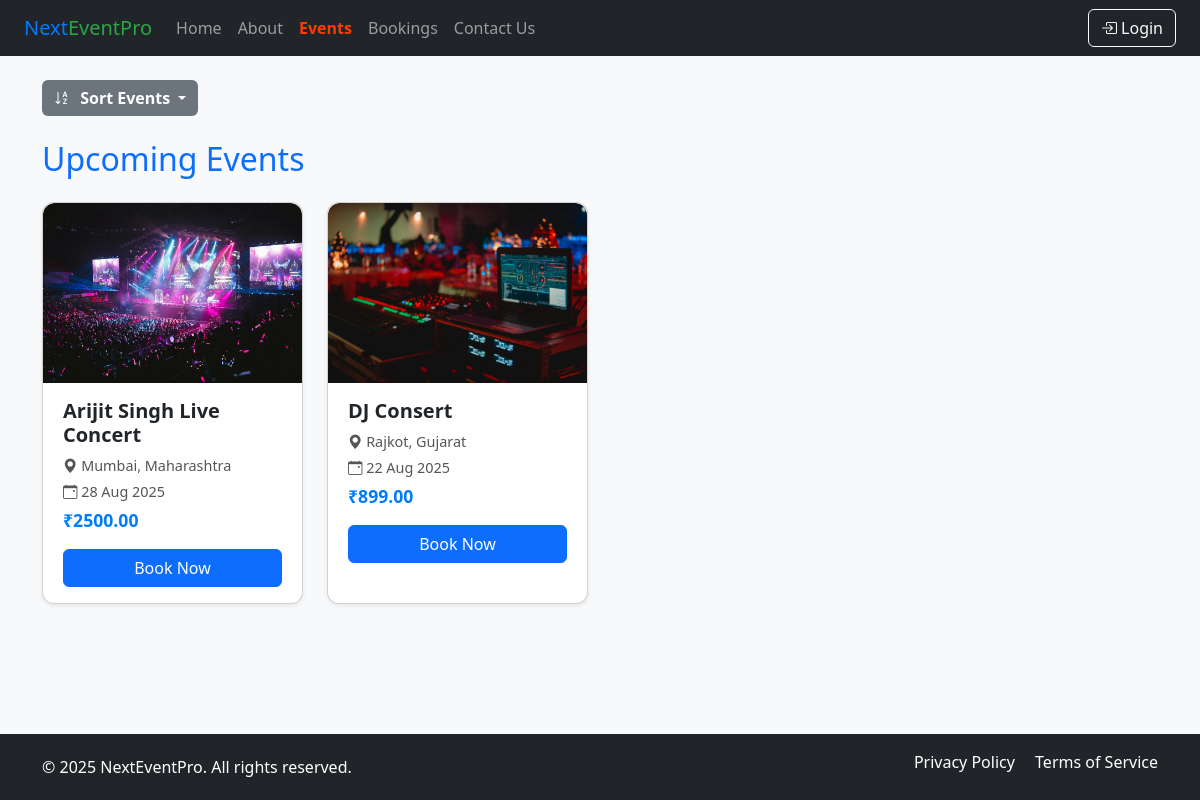
/event.php, run on the app's committed database.
### tables this page shows
CREATE TABLE `events` (
  `id` int(11) NOT NULL,
  `title` varchar(255) NOT NULL,
  `description` text NOT NULL,
  `city_id` int(11) NOT NULL,
  `address` text NOT NULL,
  `event_date` date NOT NULL,
  `total_seats` int(11) NOT NULL,
  `available_seats` int(11) NOT NULL,
  `price` decimal(10,2) NOT NULL,
  `category` varchar(100) NOT NULL,
  `status` varchar(20) NOT NULL,
  `image` varchar(255) NOT NULL,
  `created_at` timestamp NOT NULL DEFAULT current_timestamp()
);

CREATE TABLE `city` (
  `id` int(11) NOT NULL,
  `city_name` varchar(100) NOT NULL,
  `state` varchar(100) NOT NULL
);

### event.php (the view, shortened to what this page needs)
<?php
$conn = mysqli_connect("localhost", "root", "", "event_booking");
$result = $conn->query("SELECT events.*, city.city_name, city.state FROM events
                        JOIN city ON events.city_id = city.id WHERE events.status='Active'
                        ORDER BY events.created_at DESC");
?>
<!DOCTYPE html>
<html lang="en">
<head>
    <link href="https://cdn.jsdelivr.net/npm/bootstrap@5.3.0/dist/css/bootstrap.min.css" rel="stylesheet" />
    <link href="https://cdn.jsdelivr.net/npm/bootstrap-icons@1.11.3/font/bootstrap-icons.css" rel="stylesheet" />
</head>
<body>
    <nav class="navbar navbar-expand-lg navbar-dark bg-dark">
        <div class="container-fluid px-4">
            <a class="navbar-brand brand-name" href="index.php">
                <span class="blue">Next</span><span class="green">EventPro</span>
            </a>
            <div class="collapse navbar-collapse" id="navbarContent">
                <ul class="navbar-nav me-auto">
                    <li class="nav-item"><a class="nav-link" href="index.php">Home</a></li>
                    <li class="nav-item"><a class="nav-link" href="index.php">About</a></li>
                    <li class="nav-item"><a class="nav-link active" href="event.php">Events</a></li>
                    <li class="nav-item"><a class="nav-link" href="booking.php">Bookings</a></li>
                    <li class="nav-item"><a class="nav-link" href="./contact.php">Contact Us</a></li>
                </ul>
                <ul class="navbar-nav ms-auto">
                    <?php if (isset($_SESSION["email"])): ?>
                    <li class="nav-item dropdown">
                        <a class="nav-link dropdown-toggle" href="#" id="userDropdown" data-bs-toggle="dropdown">
                            <i class="bi bi-person-circle"></i> Profile
                        </a>
                        <ul class="dropdown-menu dropdown-menu-end">
                            <li><a class="dropdown-item" href="profile.php">My Profile</a></li>
                            <li><hr class="dropdown-divider"></li>
                            <li><a class="dropdown-item text-danger" href="logout.php">Logout</a></li>
                        </ul>
                    </li>
                    <?php else: ?>
                    <li class="nav-item">
                        <a class="btn btn-outline-light" href="loging.php">
                            <i class="bi bi-box-arrow-in-right"></i> Login
                        </a>
                    </li>
                    <?php endif; ?>
                </ul>
            </div>
        </div>
    </nav>
    <main>
        <section class="container mt-4 d-flex flex-wrap align-items-center filter-actions">
            <div class="dropdown">
                <button class="btn btn-secondary dropdown-toggle" type="button" id="sortEventsBtn" data-bs-toggle="dropdown"
                    aria-expanded="false">
                    <i class="bi bi-sort-alpha-down"></i> Sort Events
                </button>
            </div>
        </section>
        <section class="container mb-5 mt-4">
            <h2 class="mb-4 text-primary">Upcoming Events</h2>
            <div class="row g-4" id="eventsContainer">
                <?php if ($result && $result->num_rows > 0):
                    while ($event = $result->fetch_assoc()): ?>
                    <div class="col-md-4 col-lg-3 event-card" data-date="<?= htmlspecialchars($event['event_date']) ?>"
                        data-price="<?= htmlspecialchars($event['price']) ?>">
                        <div class="card h-100 shadow-sm">
                            <img src="admin/uploads/<?= htmlspecialchars($event['image']) ?>" class="card-img-top" alt="<?= htmlspecialchars($event['title']) ?>">
                            <div class="card-body">
                                <h5 class="card-title"><?= htmlspecialchars($event['title']) ?></h5>
                                <p class="card-text mb-1"><i class="bi bi-geo-alt-fill"></i>
                                    <?= htmlspecialchars($event['city_name'] . ", " . $event['state']) ?></p>
                                <p class="card-text mb-1"><i class="bi bi-calendar-event"></i>
                                    <?= strtotime($event['event_date']) ? date("d M Y", strtotime($event['event_date'])) : "Invalid Date" ?>
                                </p>
                                <p class="card-text fw-bold mb-3">₹<?= htmlspecialchars($event['price']) ?></p>
                                <?php if ($event['available_seats'] > 0): ?>
                                    <a href="book_event.php?id=<?= $event['id'] ?>" class="btn btn-primary w-100">Book Now</a>
                                <?php else: ?>
                                    <button class="btn btn-secondary w-100" disabled>
                                        <i class="bi bi-cart-x"></i> Sold Out
                                    </button>
                                <?php endif; ?>
                            </div>
                        </div>
                    </div>
                <?php endwhile; ?>
                <?php else: ?>
                    <p class="text-center">No events found.</p>
                <?php endif; ?>
            </div>
        </section>
    </main>
    <footer>
        <div class="container">
            <div class="col-md-6 text-md-start mb-3 mb-md-0">
                &copy; <?= date('Y') ?> NextEventPro. All rights reserved.
            </div>
            <div class="col-md-6 text-md-end">
                <a href="#">Privacy Policy</a>
                <a href="#">Terms of Service</a>
            </div>
        </div>
    </footer>
</body>
</html>

### event.php (style rules this page uses)
html, body { height: 100%; margin: 0; }
body { display: flex; flex-direction: column; min-height: 100vh; background-color: #f8f9fa; font-family: 'Segoe UI', sans-serif; }
main { flex: 1; }
.brand-name span.blue { color: #007BFF; }
.brand-name span.green { color: #28a745; }
.navbar-dark .nav-link.active, .navbar-dark .nav-link:hover { color: #ff3c00; font-weight: 600; }
.card { border-radius: 12px; box-shadow: 0 4px 12px rgba(0, 0, 0, 0.1); transition: transform 0.3s ease, box-shadow 0.3s ease; overflow: hidden; background: #fff; }
.card-img-top { height: 180px; object-fit: cover; border-top-left-radius: 12px; border-top-right-radius: 12px; }
.card-body { padding: 1rem 1.25rem; }
.card-title { font-weight: 700; font-size: 1.25rem; margin-bottom: 0.5rem; }
.card-text { color: #555; font-size: 0.9rem; }
.card-text.fw-bold { font-size: 1.1rem; color: #007BFF; }
.btn-secondary { background-color: #6c757d; border: none; font-weight: 600; cursor: not-allowed; }
.btn-secondary i { margin-right: 6px; }
.filter-actions { gap: 10px; margin-bottom: 15px; }
footer { background-color: #212529; color: white; padding: 1rem 0; }
footer .container { display: flex; flex-wrap: wrap; justify-content: space-between; align-items: center; }
footer .col-md-6 { margin-bottom: 10px; }
footer a { text-decoration: none; font-weight: 500; margin-left: 1rem; transition: color 0.3s ease; color: #fff; }
footer a:first-child { margin-left: 0; }

### data on the page
events: image (picture), title "Arijit Singh Live Concert", city.state "Mumbai, Maharashtra", event_date "28 Aug 2025", price "2500.00"
events: image (picture), title "DJ Consert", city.state "Rajkot, Gujarat", event_date "22 Aug 2025", price "899.00"
